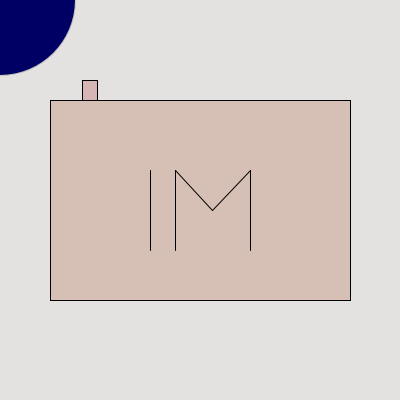
Frame 1 (no input)
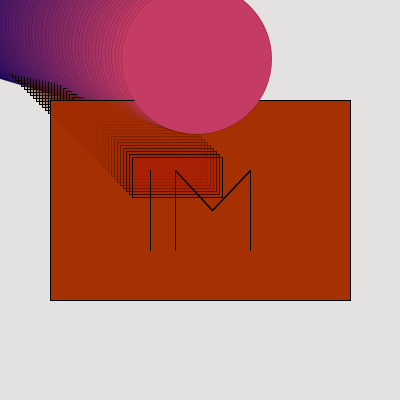
Frame 60 (the mouse pressed at the canvas centre just before this capture)
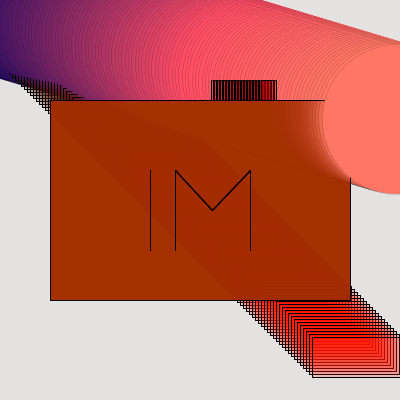
Frame 120 (the mouse held since frame 60 and released just before this capture)

The Processing sketch that drew these frames (run headless with seeded random() and noise(); from frame 60 on, the mouse is pressed at the canvas centre):

// Processing sketch: processing_134834
// ── processing_134834.pde

float num = random(0, 255);
float value = 0;
float move = 0;
float speed1 = random(1, 10);
float speed2 = 1;
float speed3 = 3;
float speed4 = 1.5;
float circleX = 0;
float circleY = 0;
float rectX = 90;
float stroker=0;

void setup() {
  size (400, 400);
  background(227, 226, 224);
  smooth();
  frameRate(30);
}

void keyPressed() {
  value = random(15, 210);
  ;
  //move = random(0, 400);
}

void mouseClicked() {
  if (stroker == 0) {
    stroker = 1;
  } 
  else {
    stroker = 0;
  }
}

void draw() {
  drawRectangles();
  circleAction();
  drawLetters(); 
}

void drawRectangles(){
    //Draw main rectangle (body)
    stroke(0);
    fill(num, value+45, value-15, 50);
    rectMode(CENTER);
    rect(200, 200, 300, 200);

    //Draw secondary rectangle (flash)
    fill(move, value+20, value-10, 50);

    rect(move, move, 90, 40);
    move += speed3;

    if (move >= width) {
      move = 0;
    }


    //Draw tertiary rectangle (button)
    fill(num, value, value-15, 50);
    rect(rectX, 90, 15, 20);
    rectX += speed4;
    if (rectX >= 310 || rectX <= 90) {
      speed4 = speed4 * -1;
    }
}

void circleAction(){
  //Draw circle
  fill(circleX, circleY, 100);

  strokeWeight(stroker);
 

  ellipse(circleX, circleY, 150, 150);
  //Motion
  circleX += speed1;
  circleY += speed2;
  //Bounce
  if (circleX >= width || circleX <= 0) {
    speed1 = speed1 * -1;
  } 
  if (circleY >= height || circleY <= 0) {
    speed2 = speed2 * -1.2;
  }

}
void drawLetters(){

   //Draw letters I & M
  stroke(0);
  strokeWeight(1);
  line(150, 170, 150, 250);
  line(175, 170, 175, 250);
  line(175, 170, 212.5, 210);
  line(212.5, 210, 250, 170);
  line(250, 170, 250, 250);

}
